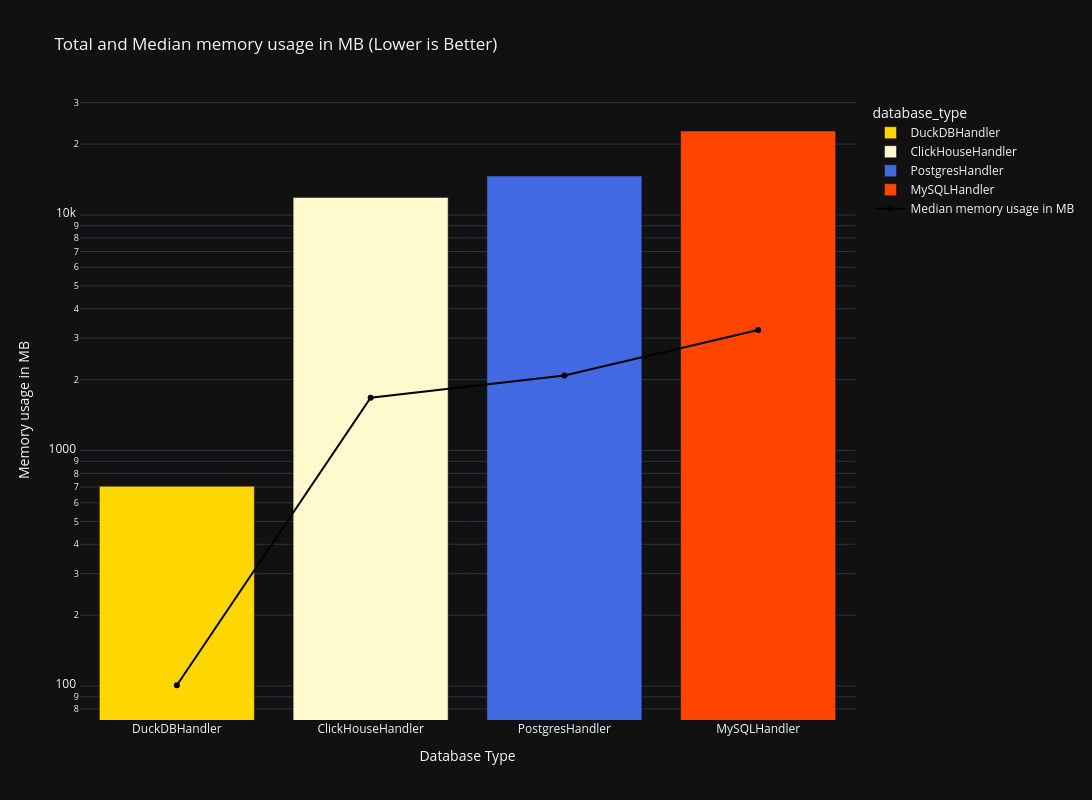

The code cell stored with this chart in its notebook:
### Code cell
total_memory_mb_plot = px.bar(
    mem_usage_mb, 
    x='database_type', 
    y='total_memory_usage_mb',
    title='Total memory usage in MB (lower is better)',
    template=template,
    height=800,
    width=1200,
    color='database_type',
    color_discrete_map=color_map
)

# Add a line trace to the existing figure
total_memory_mb_plot.add_trace(go.Scatter(
    x=mem_usage_mb['database_type'],  
    y=mem_usage_mb['median_memory_usage_mb'],
    mode='lines+markers',
    name='Median memory usage in MB',  
    marker={'color': 'black'}  
))



# update layout
total_memory_mb_plot.update_layout(
    title='Total and Median memory usage in MB (Lower is Better)',
    xaxis_title='Database Type',
    yaxis_title='Memory usage in MB',
    yaxis_type='log'
)
total_memory_mb_plot.show()

### Figure 1 — Plotly figure (JSON) as saved in the notebook; plotly's stock layout.template omitted (floating-point values rounded to 4 significant figures)
{"data": [{"hovertemplate": "database_type=%{x}<br>total_memory_usage_mb=%{y}<extra></extra>", "legendgroup": "DuckDBHandler", "marker": {"color": "gold", "pattern": {"shape": ""}}, "name": "DuckDBHandler", "orientation": "v", "showlegend": true, "textposition": "auto", "type": "bar", "x": ["DuckDBHandler"], "xaxis": "x", "y": [705.5], "yaxis": "y"}, {"hovertemplate": "database_type=%{x}<br>total_memory_usage_mb=%{y}<extra></extra>", "legendgroup": "ClickHouseHandler", "marker": {"color": "lemonchiffon", "pattern": {"shape": ""}}, "name": "ClickHouseHandler", "orientation": "v", "showlegend": true, "textposition": "auto", "type": "bar", "x": ["ClickHouseHandler"], "xaxis": "x", "y": [11880.0], "yaxis": "y"}, {"hovertemplate": "database_type=%{x}<br>total_memory_usage_mb=%{y}<extra></extra>", "legendgroup": "PostgresHandler", "marker": {"color": "royalblue", "pattern": {"shape": ""}}, "name": "PostgresHandler", "orientation": "v", "showlegend": true, "textposition": "auto", "type": "bar", "x": ["PostgresHandler"], "xaxis": "x", "y": [14640.0], "yaxis": "y"}, {"hovertemplate": "database_type=%{x}<br>total_memory_usage_mb=%{y}<extra></extra>", "legendgroup": "MySQLHandler", "marker": {"color": "orangered", "pattern": {"shape": ""}}, "name": "MySQLHandler", "orientation": "v", "showlegend": true, "textposition": "auto", "type": "bar", "x": ["MySQLHandler"], "xaxis": "x", "y": [22730.0], "yaxis": "y"}, {"marker": {"color": "black"}, "mode": "lines+markers", "name": "Median memory usage in MB", "type": "scatter", "x": ["DuckDBHandler", "ClickHouseHandler", "PostgresHandler", "MySQLHandler"], "y": [100.8, 1676.0, 2085.0, 3252.0]}], "layout": {"barmode": "relative", "height": 800, "legend": {"title": {"text": "database_type"}, "tracegroupgap": 0}, "title": {"text": "Total and Median memory usage in MB (Lower is Better)"}, "width": 1200, "xaxis": {"anchor": "y", "categoryarray": ["DuckDBHandler", "ClickHouseHandler", "PostgresHandler", "MySQLHandler"], "categoryorder": "array", "domain": [0, 1], "title": {"text": "Database Type"}}, "yaxis": {"anchor": "x", "domain": [0, 1], "title": {"text": "Memory usage in MB"}, "type": "log"}}}
